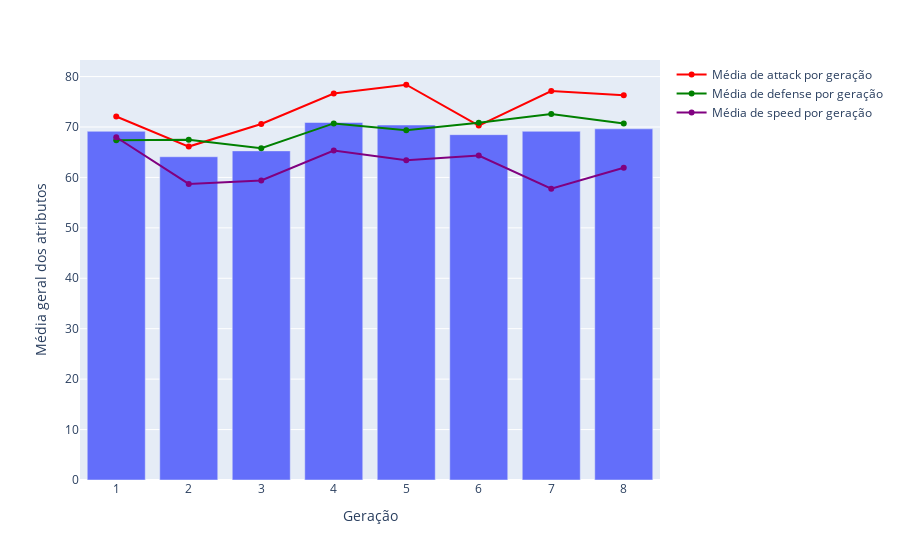

Notebook code cell kept with this figure:
### Code cell
# Agrupando os pkemons pela geração e fazendo a média dos seus atributos
poke_status = poke.groupby('generation').agg({
    'attack':'mean',
    'defense':'mean',
    'speed':'mean'
}).reset_index()

# Criando uma nova coluna tendo a média geral dos pokemons de cada geração
poke_status['mean_total'] = poke_status[['attack', 'defense', 'speed']].mean(axis=1)

# Criando o gráfico
fig = px.bar(poke_status, x='generation',y='mean_total',
            labels={
             'mean_total':'Média geral dos atributos',
             'generation':'Geração'
            })

# Adicionando as linhas das médias
fig.add_scatter(x=poke_status['generation'], y=poke_status['attack'], 
                 mode='lines+markers', name='Média de attack por geração', 
                 line=dict(color='red', width=2))

fig.add_scatter(x=poke_status['generation'], y=poke_status['defense'], 
                 mode='lines+markers', name='Média de defense por geração', 
                 line=dict(color='green', width=2))

fig.add_scatter(x=poke_status['generation'], y=poke_status['speed'], 
                 mode='lines+markers', name='Média de speed por geração', 
                 line=dict(color='purple', width=2))


fig.show()

### Figure 1 — Plotly figure (JSON) as saved in the notebook; plotly's stock layout.template omitted (floating-point values rounded to 4 significant figures)
{"data": [{"alignmentgroup": "True", "hovertemplate": "Geração=%{x}<br>Média geral dos atributos=%{y}<extra></extra>", "legendgroup": "", "marker": {"color": "#636efa", "pattern": {"shape": ""}}, "name": "", "offsetgroup": "", "orientation": "v", "showlegend": false, "textposition": "auto", "type": "bar", "x": [1, 2, 3, 4, 5, 6, 7, 8], "xaxis": "x", "y": [69.15, 64.1, 65.26, 70.9, 70.39, 68.48, 69.15, 69.64], "yaxis": "y"}, {"line": {"color": "red", "width": 2}, "mode": "lines+markers", "name": "Média de attack por geração", "type": "scatter", "x": [1, 2, 3, 4, 5, 6, 7, 8], "y": [72.09, 66.12, 70.6, 76.65, 78.38, 70.27, 77.13, 76.31]}, {"line": {"color": "green", "width": 2}, "mode": "lines+markers", "name": "Média de defense por geração", "type": "scatter", "x": [1, 2, 3, 4, 5, 6, 7, 8], "y": [67.38, 67.46, 65.81, 70.71, 69.37, 70.83, 72.56, 70.68]}, {"line": {"color": "purple", "width": 2}, "mode": "lines+markers", "name": "Média de speed por geração", "type": "scatter", "x": [1, 2, 3, 4, 5, 6, 7, 8], "y": [67.97, 58.72, 59.38, 65.34, 63.43, 64.33, 57.75, 61.92]}], "layout": {"autosize": true, "barmode": "relative", "legend": {"tracegroupgap": 0}, "margin": {"t": 60}, "xaxis": {"anchor": "y", "autorange": true, "domain": [0, 1], "range": [0.5, 8.5], "title": {"text": "Geração"}, "type": "linear"}, "yaxis": {"anchor": "x", "autorange": true, "domain": [0, 1], "range": [0, 84.01], "title": {"text": "Média geral dos atributos"}, "type": "linear"}}}
